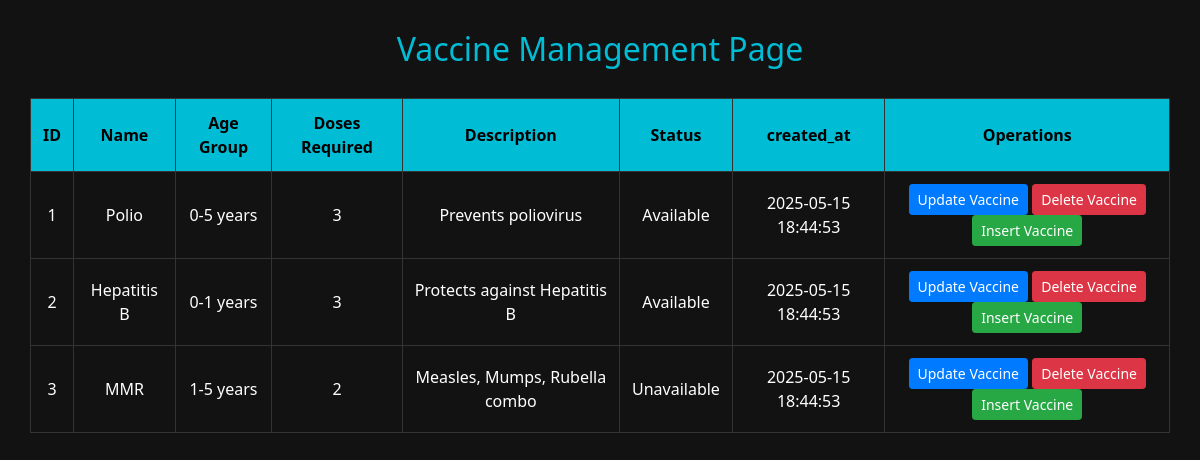
/vaccines_manage.php, run on the app's committed database.
### tables this page shows
CREATE TABLE `vaccines` (
  `id` int(11) NOT NULL,
  `name` varchar(100) NOT NULL,
  `age_group` varchar(50) NOT NULL,
  `doses_required` int(11) NOT NULL,
  `description` text DEFAULT NULL,
  `status` enum('Available','Unavailable') DEFAULT 'Available',
  `created_at` timestamp NOT NULL DEFAULT current_timestamp()
);

### vaccines_manage.php (the view, shortened to what this page needs)
<?php
include "db_connection.php";
$query = "SELECT * FROM vaccines";
$result = mysqli_query($conn, $query);
?>
<!DOCTYPE html>
<html>
<head>
  <link rel="stylesheet" href="https://cdn.jsdelivr.net/npm/bootstrap@4.3.1/dist/css/bootstrap.min.css">
</head>
<body>
  <h2>Vaccine Management Page</h2>
  <table>
    <tr>
      <th>ID</th>
      <th>Name</th>
      <th>Age Group</th>
      <th>Doses Required</th>
      <th>Description</th>
      <th>Status</th>
      <th>created_at</th>
      <th>Operations</th>
    </tr>
    <?php while ($row = mysqli_fetch_assoc($result)) {
      $id = $row['id'];
    ?>
      <tr>
        <td><?php echo $id; ?></td>
        <td><?php echo $row['name']; ?></td>
        <td><?php echo $row['age_group']; ?></td>
        <td><?php echo $row['doses_required']; ?></td>
        <td><?php echo $row['description']; ?></td>
        <td><?php echo $row['status']; ?></td>
        <td><?php echo $row['created_at']; ?></td>
        <td>
          <a href="update_vaccines.php?id=<?= $id ?>" class="btn btn-primary btn-sm">Update Vaccine</a>
          <a href="delete_vaccines.php?id=<?= $id ?>" class="btn btn-danger btn-sm" onclick="return confirm('Are you sure you want to delete this vaccine?')">Delete Vaccine</a>
          <a href="insert_vaccines.php" class="btn btn-success btn-sm">Insert Vaccine</a>
        </td>
      </tr>
    <?php } ?>
  </table>
</body>
</html>

### vaccines_manage.php (style rules this page uses)
body { background-color: #121212; color: #ffffff; font-family: 'Segoe UI', Tahoma, Geneva, Verdana, sans-serif; padding: 30px; }
h2 { text-align: center; color: #00bcd4; }
table { width: 100%; margin-top: 30px; }
th, td { padding: 12px; text-align: center; border: 1px solid #333; }
th { background-color: #00bcd4; color: #000; }

### data on the page
vaccines: id "1", name "Polio", age_group "0-5 years", doses_required "3", description "Prevents poliovirus", status "Available", created_at "2025-05-15 18:44:53"
vaccines: id "2", name "Hepatitis B", age_group "0-1 years", doses_required "3", description "Protects against Hepatitis B", status "Available", created_at "2025-05-15 18:44:53"
vaccines: id "3", name "MMR", age_group "1-5 years", doses_required "2", description "Measles, Mumps, Rubella combo", status "Unavailable", created_at "2025-05-15 18:44:53"
